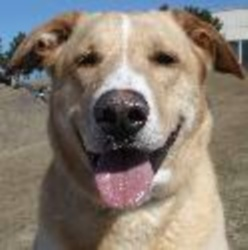
#> input picture Results/image_pyramid/Step_up1.jpg, 248 x 250 px, given in place of dog.407.jpg, which was not available
$ python image_pyramid.py
#> lines starting #> are read from the running program, lines starting #| are printed output that depends on the picture; pictures that were not available may be replaced by others from this repository, and a replacement may not be noted
"""Gaussian and Laplace image pyramid"""
import cv2
import matplotlib.pyplot as plt
import numpy as np
from numpy.char import lower

def plot_img(total_plot_area:int, plot_location:int, img:np.array, img_name:str):
    plt.subplot(1, total_plot_area, plot_location)
    plt.imshow(img)
    plt.title(img_name)
    plt.axis('off')
    return None

def plot_img_2(axes_obj:np.ndarray, img: np.ndarray, img_name:str):
    axes_obj.imshow(img)
    axes_obj.set_title(img_name)
    axes_obj.axis('off')
    return None

dog_cv = cv2.imread("assets/cat_and_dog/training_set/dogs/dog.407.jpg")
#> dog_cv is the input picture: shape (250, 248, 3); mean B, G, R 113.5, 123.8, 134.1
dog= cv2.cvtColor(dog_cv, cv2.COLOR_BGR2RGB)


#to operate separate opretions in one loop
upper_dog = dog.copy()
lower_dog = dog.copy()

"""#to store different values
upper_pyramid = []
lower_pyramid = []"""

#how many steps for upper and lower pyramid to be create e.g. 1 step give 3 output original, stepped down and stepped up
steps = 2

# to avoid storing the results and then ploting
#ploting
n = steps*2 +1
#figure = plt.figure(figsize=(5*n,5))
fig, axes = plt.subplots(1, n, figsize=(5*n, 5))

#orignal size
#plot_img(n, steps+1, dog, "Original")
plot_img_2(axes[steps], dog, "Original")


for step in range(1, steps+1):
    #operation
    upper_dog = cv2.pyrUp(upper_dog)
    lower_dog = cv2.pyrDown(lower_dog)

    #upper plot, plots after original in increasing order
    #plot_img(n, steps+1+step, upper_dog, f"Step_up_{step}")
    plot_img_2(axes[steps+step], upper_dog, f"Step_up_{step}")
    cv2.imwrite(f"Results/image_pyramid/Step_up{step}.jpg", cv2.cvtColor(upper_dog, cv2.COLOR_RGB2BGR))

    #lower plot, plots before original in decreasing order
    #plot_img(n, steps+1-step, lower_dog, f"Step_down_{step}")
    plot_img_2(axes[steps-step], lower_dog, f"Step_down_{step}")
    cv2.imwrite(f"Results/image_pyramid/Step_down{step}.jpg", cv2.cvtColor(lower_dog, cv2.COLOR_RGB2BGR))
#> this loop made 2 passes
#> pass 1, `lower_dog = cv2.pyrDown(lower_dog)`:
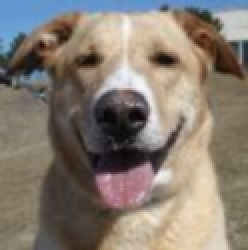
#> lower_dog: shape (125, 124, 3) (shown 2 times larger); mean R, G, B 134, 123.8, 113.7
#> after the loop:
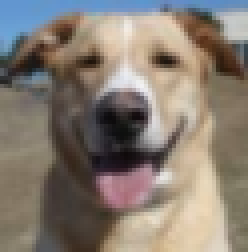
#> lower_dog: shape (63, 62, 3) (shown 4 times larger); mean R, G, B 134, 124, 114.2


plt.tight_layout()
plt.show()
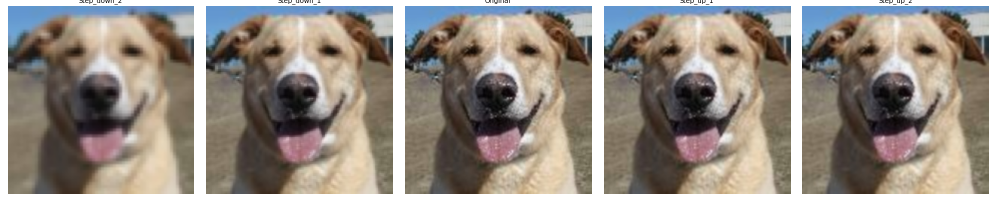
#> figure drawn by matplotlib, 5 panels

"""for step in range(1, steps):
    upper_dog = cv2.pyrUp(upper_dog)
    lower_dog = cv2.pyrDown(lower_dog)
    cv2.imshow(f"up_dog_{step}", upper_dog)
    cv2.imshow(f"down_dog_{step}", lower_dog)
    upper_pyramid.append(upper_dog)
    lower_pyramid.append(lower_dog)"""


cv2.waitKey(0)
cv2.destroyAllWindows()

$ run again, on assets/58060.jpg
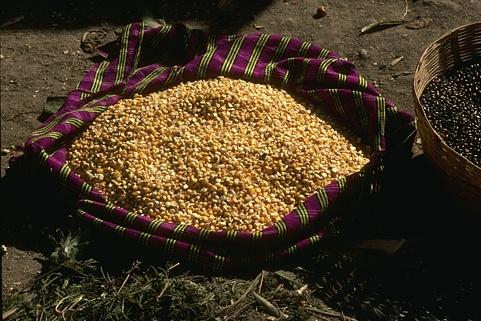
#> input picture assets/58060.jpg, 481 x 321 px, given in place of dog.407.jpg, which was not available
#> dog_cv is the input picture: shape (321, 481, 3); mean B, G, R 35.6, 54.5, 69.5
#> the loop `for step in range(1, steps+1):` made 2 passes
#> pass 1, `upper_dog = cv2.pyrUp(upper_dog)`:
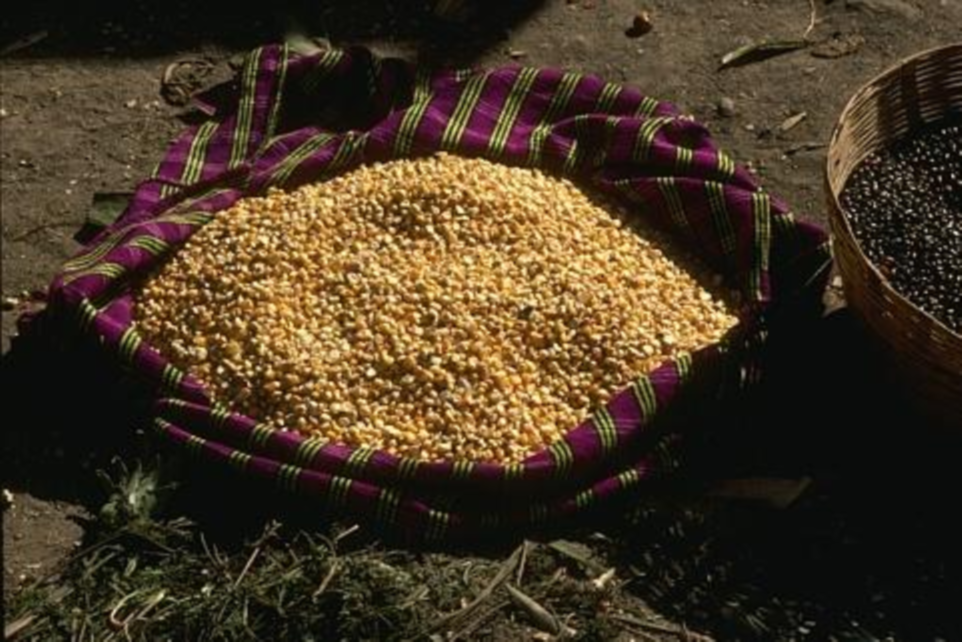
#> upper_dog: shape (642, 962, 3); mean R, G, B 69.6, 54.5, 35.6
#> after the loop `for step in range(1, steps+1):`:
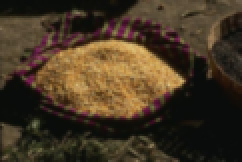
#> lower_dog: shape (81, 121, 3) (shown 2 times larger); mean R, G, B 69.1, 54.2, 35.5

$ run again, on assets/Wimmelbild2.jpg
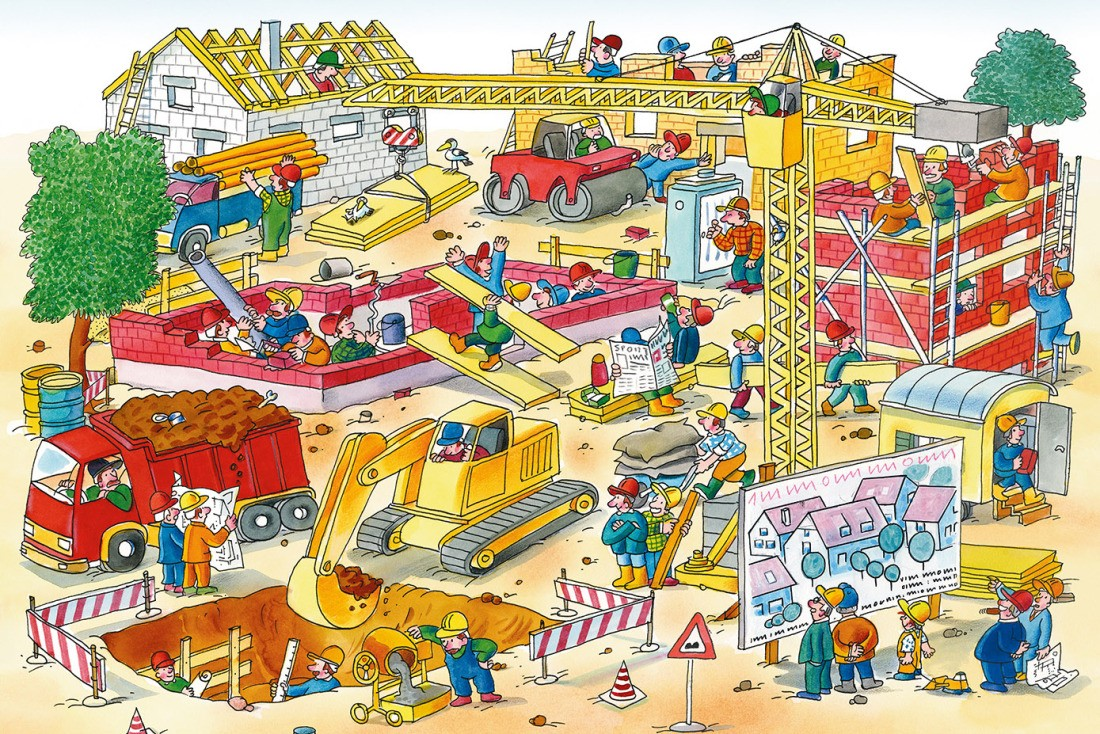
#> input picture assets/Wimmelbild2.jpg, 1100 x 734 px, given in place of dog.407.jpg, which was not available
#> dog_cv is the input picture: shape (734, 1100, 3); mean B, G, R 136, 172.2, 191.1
#> after the loop `for step in range(1, steps+1):`:
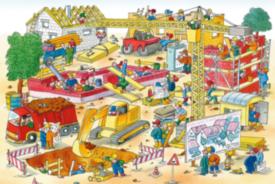
#> lower_dog: shape (184, 275, 3); mean R, G, B 191.2, 172.4, 136.2
#> after the loop `for step in range(1, steps+1):`:
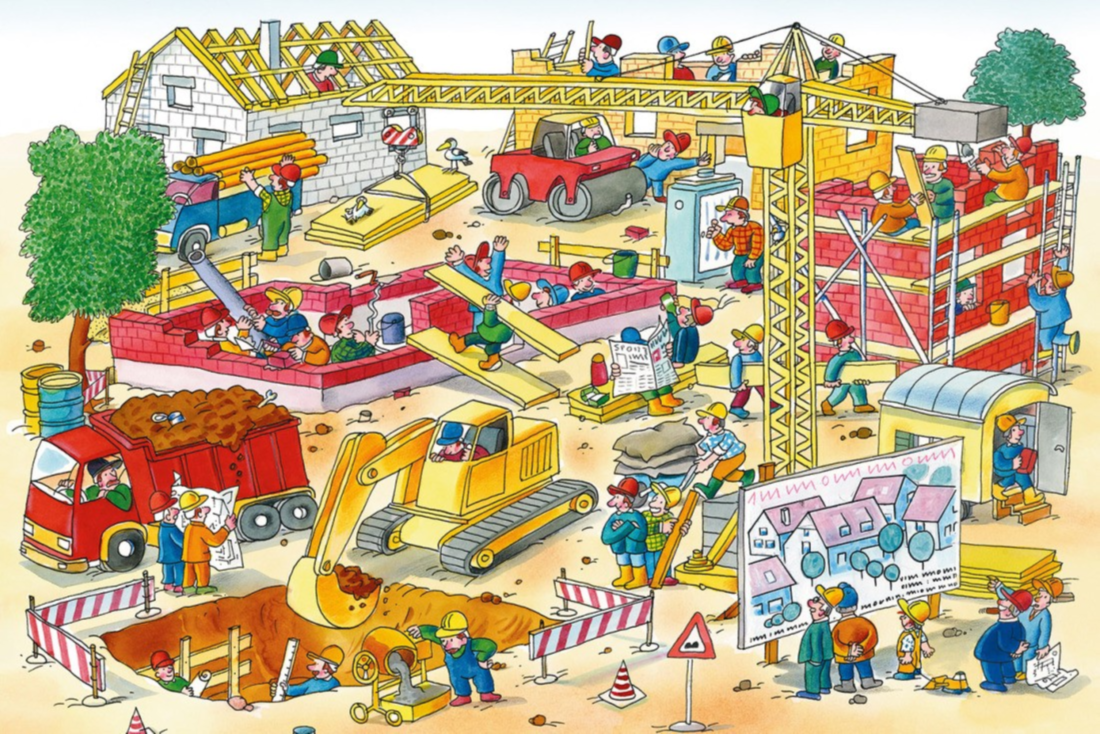
#> upper_dog: shape (2936, 4400, 3) (shown at 1/4 size); mean R, G, B 191.2, 172.3, 136
